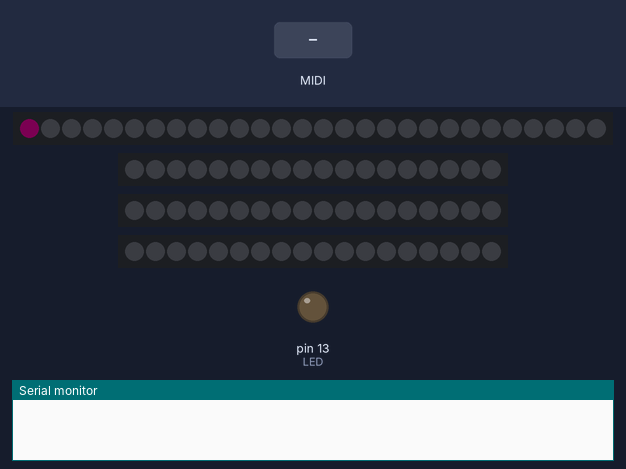
A sketch run on a simulated Arduino Uno, built with avr-gcc and run on an emulated ATmega328P. Shown: 28 RGB LEDs in strip order, left to right, 3 × 18 RGB LEDs in strip order, left to right, output pins drawn as LEDs (lit = HIGH), the last lines printed to the serial monitor. Inputs (shaded band) come from the test bench. Dim RGB values are drawn brighter than linear; MIDI output is not drawn.

Above: at 0.01 s.
At 5.3 s:
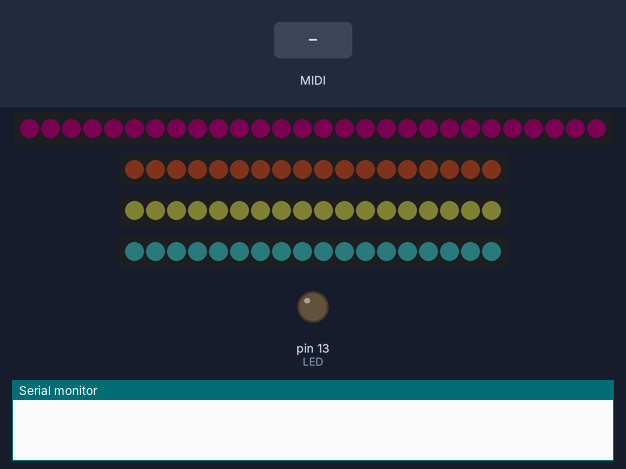
5.4 s: MIDI note 48 received
At 5.8 s:
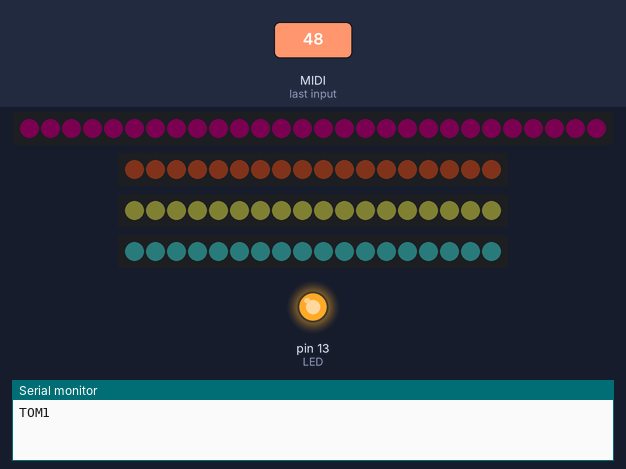
7.0 s: MIDI note 36 received
Timing chart, 0 to 10.0 s (numbered marks = the images above; inputs shaded):
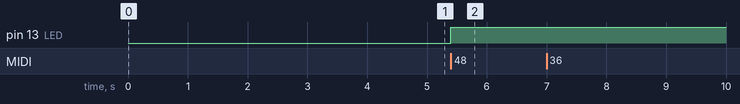

The sketch:

MIDI_Input.ino.ino
```cpp
#include <Adafruit_NeoPixel.h>
#ifdef __AVR__
 #include <avr/power.h> // Required for 16 MHz Adafruit Trinket
#endif
#include <MIDI.h>  // Add Midi Library
#include <SoftwareSerial.h>

#define LED 13    // Arduino Board LED is on Pin 13

// LEDs
#define LED_COUNT_TOM 18
#define LED_COUNT_SNARE 28
#define LED_COUNT_RACK 20

#define LED_PIN_SNARE 5
#define LED_PIN_TOM1 6
#define LED_PIN_TOM2 7
#define LED_PIN_TOM3 8
#define LED_PIN_RACK 9

Adafruit_NeoPixel snareLeds = Adafruit_NeoPixel(LED_COUNT_SNARE, LED_PIN_SNARE, NEO_GRB + NEO_KHZ800);
Adafruit_NeoPixel tom1Leds = Adafruit_NeoPixel(LED_COUNT_TOM, LED_PIN_TOM1, NEO_GRB + NEO_KHZ800);
Adafruit_NeoPixel tom2Leds = Adafruit_NeoPixel(LED_COUNT_TOM, LED_PIN_TOM2, NEO_GRB + NEO_KHZ800);
Adafruit_NeoPixel tom3Leds = Adafruit_NeoPixel(LED_COUNT_TOM, LED_PIN_TOM3, NEO_GRB + NEO_KHZ800);
Adafruit_NeoPixel rackLeds = Adafruit_NeoPixel(LED_COUNT_RACK, LED_PIN_RACK, NEO_GRB + NEO_KHZ800);

// Drum Mappings
#define HIHAT_TOP 46
#define HIHAT_TOP_CLOSED 42
#define HIHAT_RIM 26
#define HIHAT_RIM_CLOSED 22
#define HIHAT_PEDAL 44
#define CRASH_TOP 49
#define CRASH_RIM 55
#define RIDE_TOP 51
#define RIDE_RIM 59
#define RIDE_BELL 53
#define SPLASH_TOP 57
#define SPLASH_RIM 52
#define KICK 36
#define SNARE 38
#define SNARE_RIM 37
#define SNARE_RIM2 40
#define TOM1 48
#define TOM1_RIM 50
#define TOM2 45
#define TOM2_RIM 47
#define TOM3 43
#define TOM3_RIM 58
#define TOM4 41
#define TOM4_RIM 39

SoftwareSerial midiserial(4, 3); // RX, TX
MIDI_CREATE_INSTANCE(SoftwareSerial,midiserial,MIDI);

// Below is my function that will be called by the Midi Library
// when a MIDI NOTE ON message is received.
// It will be passed bytes for Channel, Pitch, and Velocity
void MyHandleNoteOn(byte channel, byte pitch, byte velocity) {
  digitalWrite(LED,HIGH);  //Turn LED on
  if (velocity == 0) {//A NOTE ON message with a velocity = Zero is actualy a NOTE OFF
    digitalWrite(LED,LOW);//Turn LED off
  }
  if (pitch == SNARE || pitch == SNARE_RIM || pitch == SNARE_RIM2) {
    Serial.print("Snare");
    snareLeds.setBrightness(velocity);
    snareLeds.show();
    delay(100);
    snareLeds.setBrightness(5);
    snareLeds.show();
  }
  else if (pitch == TOM1 || pitch == TOM1_RIM) {
    Serial.print("TOM1");
    tom1Leds.setBrightness(velocity);
    tom1Leds.show();
    delay(100);
    tom1Leds.setBrightness(5);
    tom1Leds.show();
  }
  else if (pitch == TOM2 || pitch == TOM2_RIM) {
    Serial.print("TOM2");
    tom2Leds.setBrightness(velocity);
    tom2Leds.show();
    delay(100);
    tom2Leds.setBrightness(5);
    tom2Leds.show();
  }
  else if (pitch == TOM3 || pitch == TOM3_RIM) {
    Serial.print("TOM3");
    tom3Leds.setBrightness(velocity);
    tom3Leds.show();
    delay(100);
    tom3Leds.setBrightness(5);
    tom3Leds.show();
  }
  else if (pitch == CRASH_TOP || pitch == CRASH_RIM) {
    Serial.print("Crash");
  }
  else if (pitch == SPLASH_TOP || pitch == SPLASH_RIM) {
    Serial.print("Splash");
  }
  else if (pitch == RIDE_TOP || pitch == RIDE_RIM || pitch == RIDE_BELL) {
    Serial.print("Ride");
  }
  else if (pitch == KICK) {
    Serial.print("Kick");
  }
}

void setup() {
  midiserial.begin(31250);
  Serial.begin(9600);

  snareLeds.begin();
  snareLeds.setBrightness(5);
  colorWipe(&snareLeds, snareLeds.Color(166, 32, 106), 50, LED_COUNT_SNARE);
  snareLeds.show();

  tom1Leds.begin();
  tom1Leds.setBrightness(5);
  colorWipe(&tom1Leds, tom1Leds.Color(241, 106, 67), 50, LED_COUNT_TOM);
  tom1Leds.show();

  tom2Leds.begin();
  tom2Leds.setBrightness(5);
  colorWipe(&tom2Leds, tom2Leds.Color(247, 217, 105), 50, LED_COUNT_TOM);
  tom2Leds.show();

  tom3Leds.begin();
  tom3Leds.setBrightness(5);
  colorWipe(&tom3Leds, tom3Leds.Color(47, 147, 149), 50, LED_COUNT_TOM);
  tom3Leds.show();

  //rackLeds.begin();
  pinMode (LED, OUTPUT);
  MIDI.begin(10);
  MIDI.setHandleNoteOn(MyHandleNoteOn);
}

void colorWipe(Adafruit_NeoPixel *ledStrip, uint32_t color, int wait, int ledCount) {
  for(int i=0; i<ledCount; i++) { // For each pixel in strip...
    ledStrip->setPixelColor(i, color);         //  Set pixel's color (in RAM)
    ledStrip->show();                          //  Update strip to match
    delay(wait);                           //  Pause for a moment
  }
}

void loop() {
  // Main loop
  MIDI.read(); // Continually check what Midi Commands have been received.
}
```

Measured:
- after the input at 5.4 s, pin 13 (LED): LOW → HIGH at once; the LEDs: first change at once (image 2 shows a later state)
